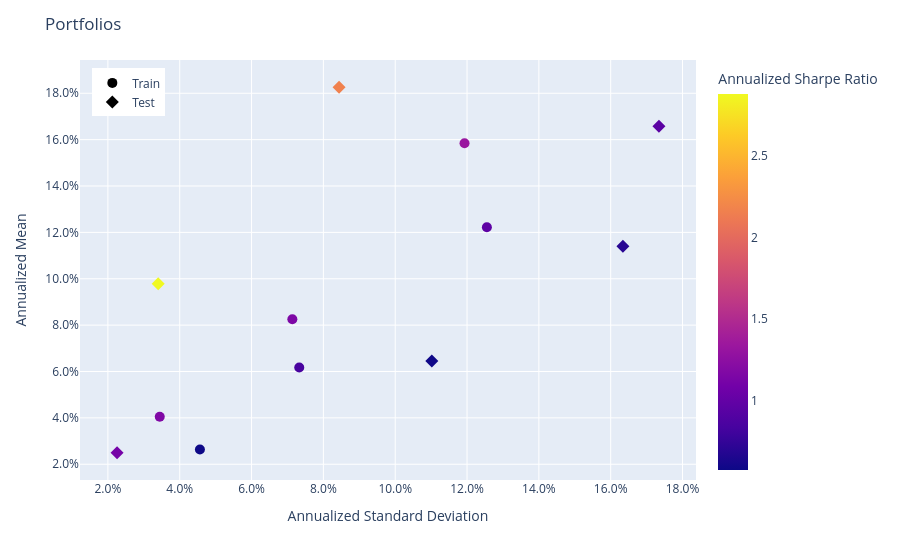

Notebook code for this chart:
### Code cell
population.plot_measures(
    x=RiskMeasure.ANNUALIZED_STANDARD_DEVIATION,
    y=PerfMeasure.ANNUALIZED_MEAN,
    color_scale=RatioMeasure.ANNUALIZED_SHARPE_RATIO,
    hover_measures=[RiskMeasure.MAX_DRAWDOWN, RatioMeasure.ANNUALIZED_SORTINO_RATIO],
)

### Figure 1 — Plotly figure (JSON) as saved in the notebook; plotly's stock layout.template omitted (floating-point values rounded to 4 significant figures)
{"data": [{"customdata": [["Train", 0.1039, 1.441, 0.9739], ["Train", 0.019, 1.663, 1.176], ["Train", 0.1436, 1.829, 1.328], ["Train", 0.06979, 0.7645, 0.5778], ["Train", 0.09011, 1.177, 0.8426], ["Train", 0.07406, 1.679, 1.156]], "hovertemplate": "<b>%{hovertext}</b><br><br>tag=%{customdata[0]}<br>Annualized Standard Deviation=%{x:.3f}<br>Annualized Mean=%{y:.3f}<br>MAX Drawdown=%{customdata[1]:.3f}<br>Annualized Sortino Ratio=%{customdata[2]:.3f}<br>Annualized Sharpe Ratio=%{marker.color:.3f}<extra></extra>", "hovertext": ["EqualWeighted", "EqualWeighted", "EqualWeighted", "EqualWeighted", "EqualWeighted", "EqualWeighted"], "legendgroup": "Train", "marker": {"color": [0.9739, 1.176, 1.328, 0.5778, 0.8426, 1.156], "coloraxis": "coloraxis", "size": 10, "symbol": "circle"}, "mode": "markers", "name": "Train", "orientation": "v", "showlegend": true, "type": "scatter", "x": [0.1255, 0.03444, 0.1193, 0.04562, 0.07328, 0.07136], "xaxis": "x", "y": [0.1222, 0.04048, 0.1584, 0.02636, 0.06175, 0.0825], "yaxis": "y"}, {"customdata": [["Test", 0.12, 0.9641, 0.6975], ["Test", 0.02207, 1.506, 1.107], ["Test", 0.0987, 0.8312, 0.5852], ["Test", 0.01899, 4.365, 2.877], ["Test", 0.1136, 1.371, 0.9556], ["Test", 0.05801, 2.973, 2.164]], "hovertemplate": "<b>%{hovertext}</b><br><br>tag=%{customdata[0]}<br>Annualized Standard Deviation=%{x:.3f}<br>Annualized Mean=%{y:.3f}<br>MAX Drawdown=%{customdata[1]:.3f}<br>Annualized Sortino Ratio=%{customdata[2]:.3f}<br>Annualized Sharpe Ratio=%{marker.color:.3f}<extra></extra>", "hovertext": ["Fold0", "Fold1", "Fold2", "Fold3", "Fold4", "Fold5"], "legendgroup": "Test", "marker": {"color": [0.6975, 1.107, 0.5852, 2.877, 0.9556, 2.164], "coloraxis": "coloraxis", "size": 10, "symbol": "diamond"}, "mode": "markers", "name": "Test", "orientation": "v", "showlegend": true, "type": "scatter", "x": [0.1634, 0.02255, 0.1102, 0.03401, 0.1734, 0.08437], "xaxis": "x", "y": [0.114, 0.02496, 0.06448, 0.09786, 0.1657, 0.1826], "yaxis": "y"}], "layout": {"coloraxis": {"colorbar": {"title": {"text": "Annualized Sharpe Ratio"}}, "colorscale": [[0, "#0d0887"], [0.1111, "#46039f"], [0.2222, "#7201a8"], [0.3333, "#9c179e"], [0.4444, "#bd3786"], [0.5556, "#d8576b"], [0.6667, "#ed7953"], [0.7778, "#fb9f3a"], [0.8889, "#fdca26"], [1, "#f0f921"]]}, "legend": {"title": {}, "tracegroupgap": 0, "x": 0.02, "xanchor": "left", "y": 0.98, "yanchor": "top"}, "margin": {"t": 60}, "title": {"text": "Portfolios"}, "xaxis": {"anchor": "y", "domain": [0, 1], "tickformat": ",.1%", "title": {"text": "Annualized Standard Deviation"}}, "yaxis": {"anchor": "x", "domain": [0, 1], "tickformat": ",.1%", "title": {"text": "Annualized Mean"}}}}
